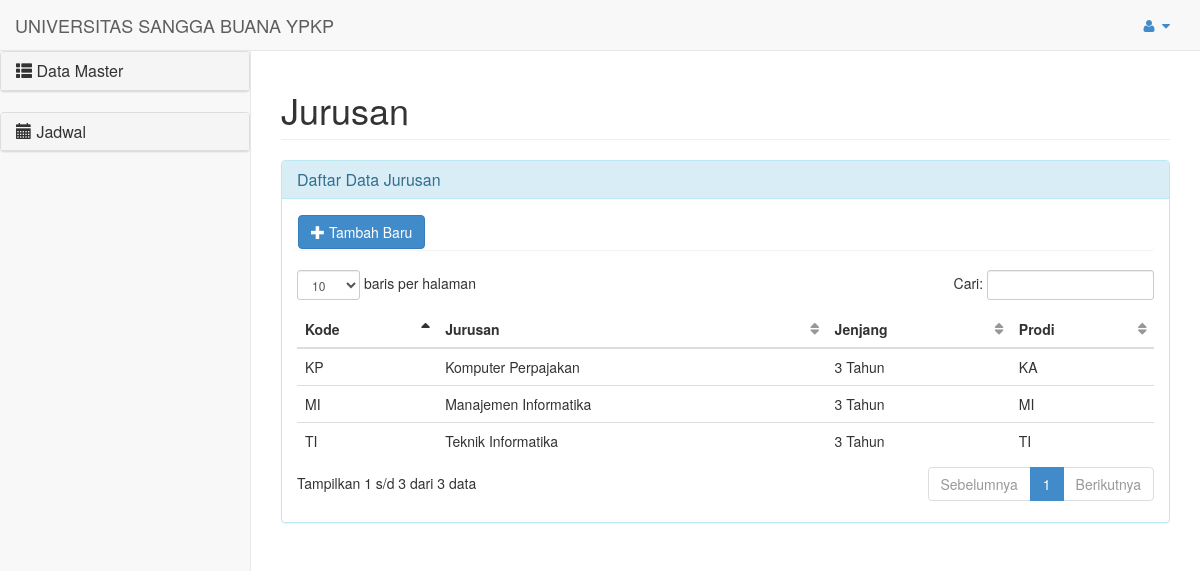
Page /pengaturan/jurusan on the earlier database version.
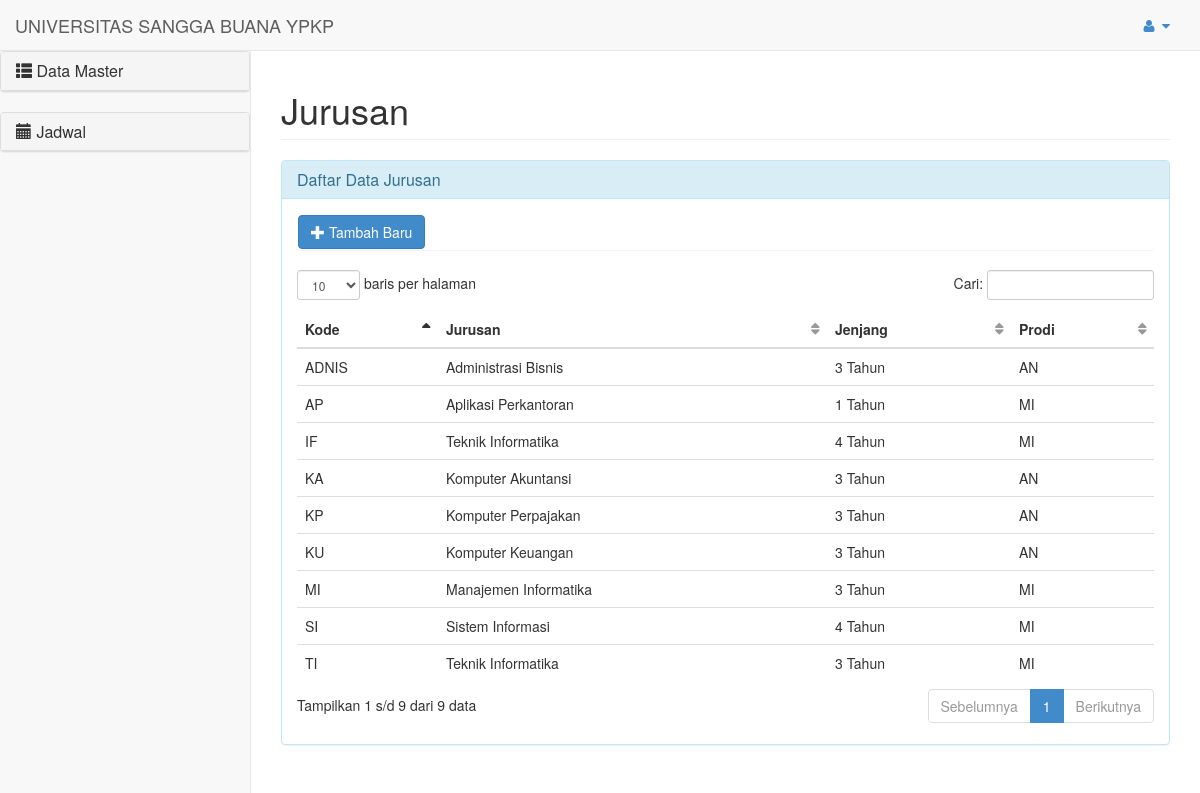
Same page on the later database version.
### tables this page shows
CREATE TABLE `usb_jurusan` (
  `kd_jurusan` varchar(6) NOT NULL,
  `nm_jurusan` varchar(45) DEFAULT NULL,
  `jenjang` varchar(45) DEFAULT NULL,
  `kd_prodi` varchar(6) NOT NULL,
  PRIMARY KEY (`kd_jurusan`),
  KEY `fkProdi_idx` (`kd_prodi`),
  CONSTRAINT `fkProdi` FOREIGN KEY (`kd_prodi`) REFERENCES `usb_prodi` (`kd_prodi`) ON DELETE CASCADE ON UPDATE CASCADE
);

### application/views/belakang/template.php (called while the page is built, shortened)
<?php
$this->load->view('belakang/header');
$this->load->view('belakang/sidebar');

### application/controllers/pengaturan.php (called while the page is built, shortened)
<?php if ( ! defined('BASEPATH')) exit('No direct script access allowed');
class Pengaturan extends CI_Controller {
	public function jurusan()
	{
		$data['records']=$this->mjurusan->getAllJurusan();
		$data['prodi']=$this->mprodi->getAllProdi();
		$data['title']="Jurusan";
		$data['maincontent']="belakang/form/jurusan";
		$this->load->view('belakang/template', $data);
	}
}

### index.php (called while the page is built, shortened)
<?php
require_once BASEPATH.'core/CodeIgniter.php';

### application/models/mjurusan.php (called while the page is built, shortened)
<?php if ( ! defined('BASEPATH')) exit('No direct script access allowed');
class Mjurusan extends CI_Model {
	function getAllJurusan()
	{
		$query=$this->db->get('usb_jurusan');
		if($query->num_rows()>0){
			foreach ($query->result() as $row) {
				$xxx[]=$row;
			}
			return $xxx;
		}
	}
}

### application/views/belakang/form/jurusan.php (the view, shortened to what this page needs)
<div class="row">
	<div class="col-lg-12">
		<div class="panel panel-info">
			<div class="panel-heading">
		    	<h3 class="panel-title">Daftar Data Jurusan</h3>
			</div>
		    <div class="panel-body">
		    	<div class="panel">
		    		<button id="btambah" type="button" class="btn btn-primary" data-toggle="modal" data-target="#formBaruJurusan"><i class="glyphicon glyphicon-plus"></i> Tambah Baru</button>
		    	</div>
		    	<div class="table-responsive">
				    <table class="table table-hover display" id="tblJurusan" cellspacing="0" width="100%">
				        <thead>
				            <tr>
				                <th>Kode</th>
				                <th>Jurusan</th>
				                <th>Jenjang</th>
				                <th>Prodi</th>
				            </tr>
				        </thead>
				        <tbody>
				        	<?php foreach ($records as $row): ?>
				            <tr>
				                <td><?php echo $row->kd_jurusan; ?></td>
				                <td><?php echo $row->nm_jurusan; ?></td>
				                 <td><?php echo $row->jenjang; ?></td>
				                <td><?php echo $row->kd_prodi; ?></td>
				            </tr>
				            <?php endforeach; ?>
				        </tbody>
				    </table>
		    </div>
		</div>
	</div>
</div>

Differences in the rows shown:
added usb_jurusan: kd_jurusan "ADNIS", nm_jurusan "Administrasi Bisnis", jenjang "3 Tahun", kd_prodi "AN"
added usb_jurusan: kd_jurusan "AP", nm_jurusan "Aplikasi Perkantoran", jenjang "1 Tahun", kd_prodi "MI"
added usb_jurusan: kd_jurusan "IF", nm_jurusan "Teknik Informatika", jenjang "4 Tahun", kd_prodi "MI"
added usb_jurusan: kd_jurusan "KA", nm_jurusan "Komputer Akuntansi", jenjang "3 Tahun", kd_prodi "AN"
changed usb_jurusan "KP": kd_prodi "KA" → "AN"
added usb_jurusan: kd_jurusan "KU", nm_jurusan "Komputer Keuangan", jenjang "3 Tahun", kd_prodi "AN"
added usb_jurusan: kd_jurusan "SI", nm_jurusan "Sistem Informasi", jenjang "4 Tahun", kd_prodi "MI"
changed usb_jurusan "TI": kd_prodi "TI" → "MI"
Other differences:
text written by a page script: "baris per halaman Cari: Tampilkan 1 s/d 3 dari 3 data Sebelumnya 1 Berikutnya" → "baris per halaman Cari: Tampilkan 1 s/d 9 dari 9 data Sebelumnya 1 Berikutnya"
